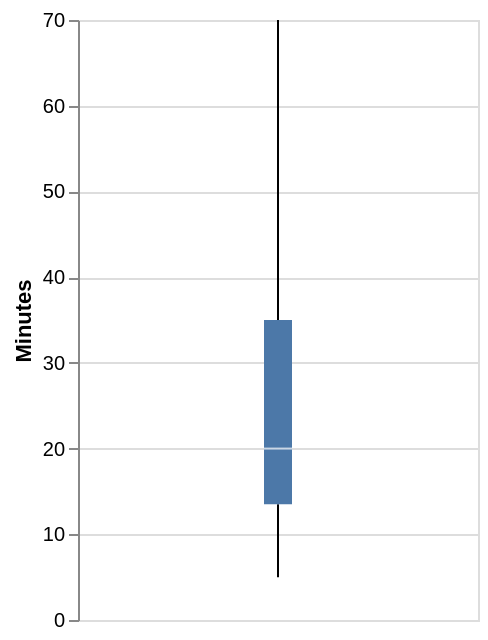

Notebook cell for this chart:
### Markdown cell above
Confirmamos, portanto, que por essa regra, o tempo de 70 minutos pode ser considerado um valor atípico.

Vamos visualizar o boxplot dessa distribuição.

### Code cell
alt.Chart(tempocn).mark_boxplot(extent='min-max').encode(
    y='Minutes:Q'
).properties(width=200)

### Figure 1 — Vega-Lite specification as saved in the notebook (floating-point values rounded to 4 significant figures)
{"config": {"view": {"continuousWidth": 300, "continuousHeight": 300}}, "data": {"name": "data-9cf1b10b11727f2e0b9cf764b0239b32"}, "mark": {"type": "boxplot", "extent": "min-max"}, "encoding": {"y": {"field": "Minutes", "type": "quantitative"}}, "width": 200, "$schema": "https://vega.github.io/schema/vega-lite/v6.4.1.json", "datasets": {"data-9cf1b10b11727f2e0b9cf764b0239b32": [{"Minutes": 20}, {"Minutes": 35}, {"Minutes": 8}, {"Minutes": 70}, {"Minutes": 5}, {"Minutes": 15}, {"Minutes": 25}, {"Minutes": 30}, {"Minutes": 40}, {"Minutes": 35}, {"Minutes": 10}, {"Minutes": 12}, {"Minutes": 40}, {"Minutes": 15}, {"Minutes": 20}]}}
